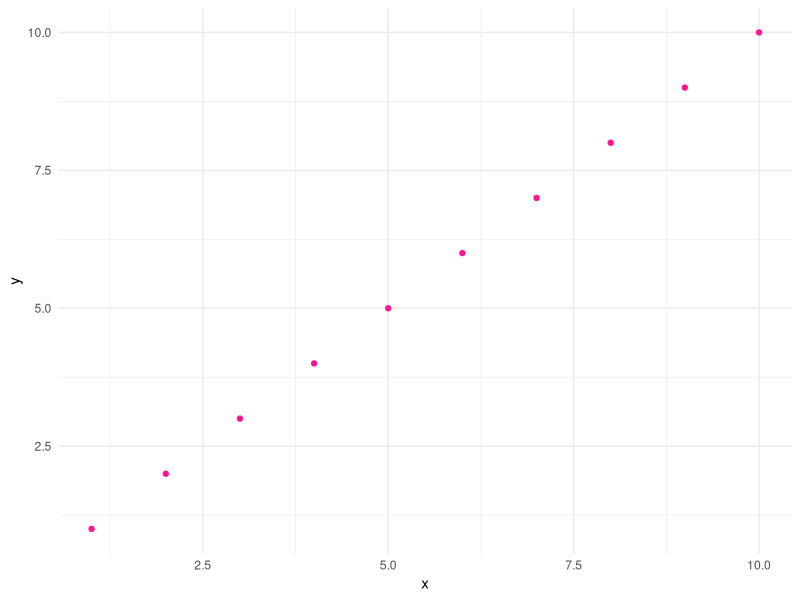
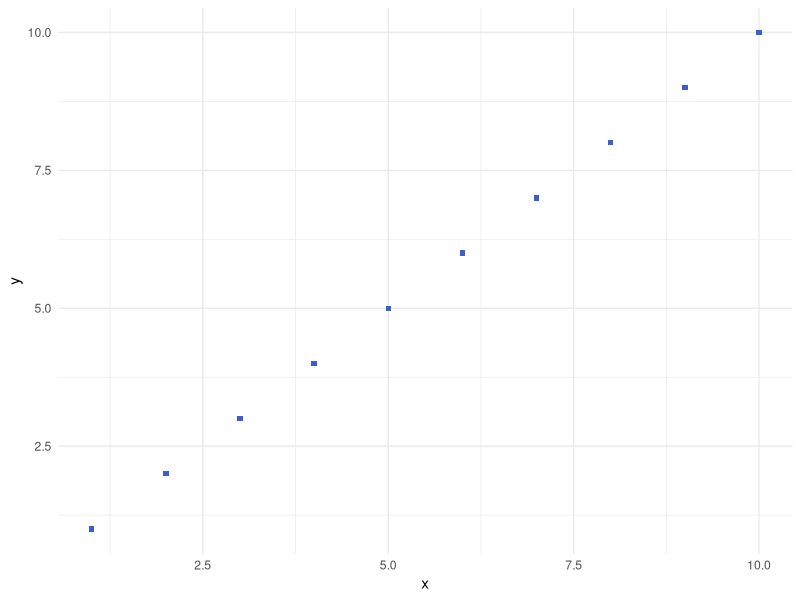

R code for these plots, in order:
## ---- chunk 1
library(ggplot2)
## ---- chunk 2
library(ggplot2)

mydata<-data.frame(x=1:10, y=1:10)

ggplot(mydata, aes(x, y))+
  geom_point(colour = "deeppink")+
  theme_minimal()
## ---- chunk 3
mydata<-data.frame(x=1:10, y=1:10)

ggplot(mydata, aes(x, y))+ 
  geom_point(shape = "square", colour = "royalblue3")+ theme_minimal()
